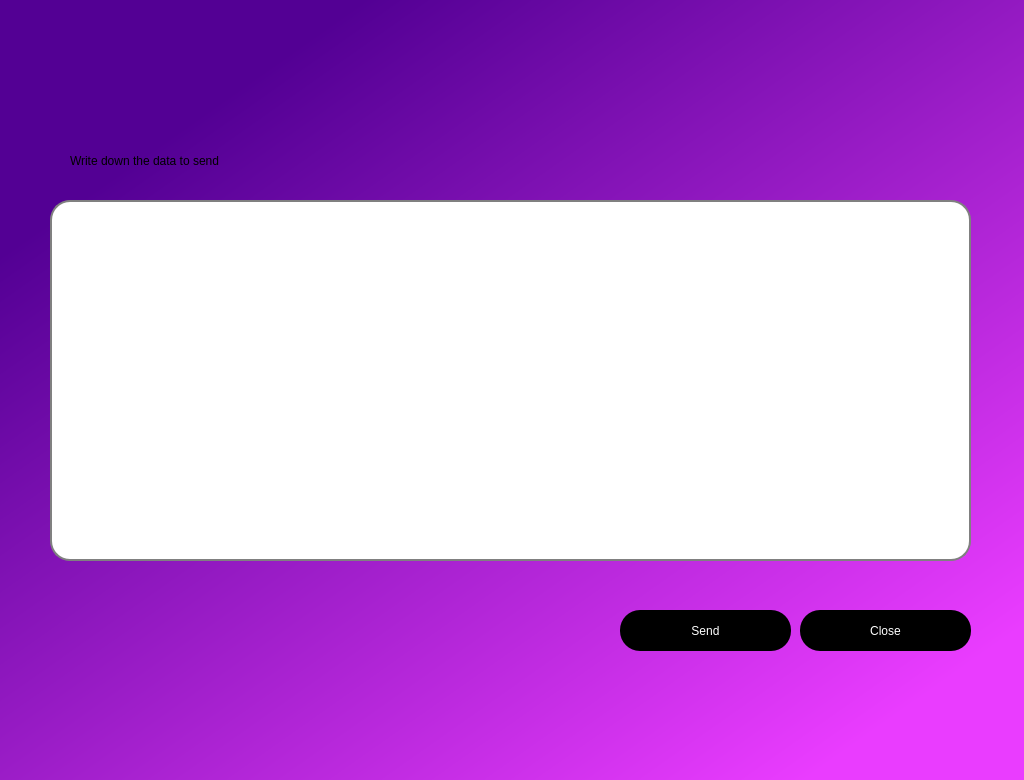
<?xml version="1.0" encoding="UTF-8"?>
<ui version="4.0">
 <class>Dialog</class>
 <widget class="QDialog" name="Dialog">
  <property name="geometry">
   <rect>
    <x>0</x>
    <y>0</y>
    <width>1024</width>
    <height>780</height>
   </rect>
  </property>
  <property name="windowTitle">
   <string>Dialog</string>
  </property>
  <widget class="QWidget" name="widget" native="true">
   <property name="geometry">
    <rect>
     <x>0</x>
     <y>0</y>
     <width>1024</width>
     <height>780</height>
    </rect>
   </property>
   <property name="styleSheet">
    <string notr="true">QWidget#widget{
background-color: qlineargradient(spread:pad, x1:0.119, y1:0.063, x2:0.98, y2:0.988636, stop:0.0895522 rgba(83, 0, 148, 255), stop:0.900498 rgba(234, 60, 255, 255));}
</string>
   </property>
   <widget class="QPushButton" name="closenewb">
    <property name="geometry">
     <rect>
      <x>800</x>
      <y>610</y>
      <width>171</width>
      <height>41</height>
     </rect>
    </property>
    <property name="styleSheet">
     <string notr="true">QPushButton {
    border-radius: 20px;
    background-color: rgb(0, 0, 0);
    color: rgb(255, 255, 255);
    font: 10pt &quot;MS Shell Dlg 2&quot;;
}

QPushButton:hover {
    background-color: #f5b9ff;
}
</string>
    </property>
    <property name="text">
     <string>Close</string>
    </property>
   </widget>
   <widget class="QLabel" name="label">
    <property name="geometry">
     <rect>
      <x>70</x>
      <y>150</y>
      <width>291</width>
      <height>21</height>
     </rect>
    </property>
    <property name="styleSheet">
     <string notr="true">font: 75 14pt &quot;MS Shell Dlg 2&quot;;</string>
    </property>
    <property name="text">
     <string>Write down the data to send</string>
    </property>
   </widget>
   <widget class="QPushButton" name="sendnewb">
    <property name="geometry">
     <rect>
      <x>620</x>
      <y>610</y>
      <width>171</width>
      <height>41</height>
     </rect>
    </property>
    <property name="styleSheet">
     <string notr="true">QPushButton {
    border-radius: 20px;
    background-color: rgb(0, 0, 0);
    color: rgb(255, 255, 255);
    font: 10pt &quot;MS Shell Dlg 2&quot;;
}

QPushButton:hover {
    background-color: #f5b9ff;
}
</string>
    </property>
    <property name="text">
     <string>Send</string>
    </property>
   </widget>
   <widget class="QPlainTextEdit" name="plainTextEdit">
    <property name="geometry">
     <rect>
      <x>50</x>
      <y>200</y>
      <width>921</width>
      <height>361</height>
     </rect>
    </property>
    <property name="styleSheet">
     <string notr="true">QPlainTextEdit {
    border: 2px solid gray;
    border-radius: 20px; /* Заокруглення кутів */
    padding: 5px;       /* Внутрішній відступ */
    background: white;  /* Фон */
}
</string>
    </property>
   </widget>
  </widget>
 </widget>
 <resources/>
 <connections/>
</ui>
